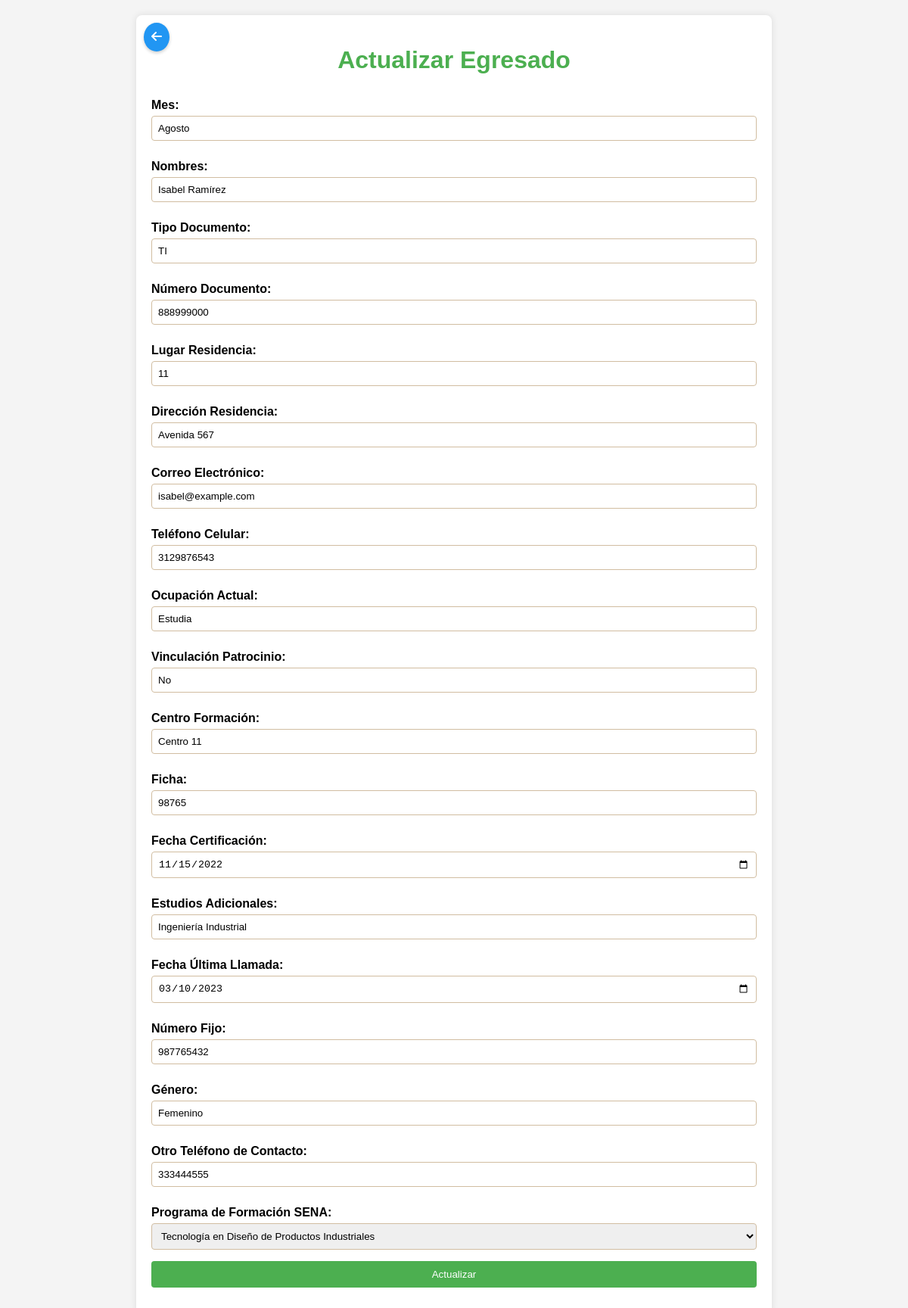
/views/egresados/update.php?id=2, run on the app's committed database.
### tables this page shows
CREATE TABLE `egresados` (
  `id` int(11) NOT NULL,
  `MES` varchar(255) DEFAULT NULL,
  `NOMBRES` varchar(255) NOT NULL,
  `TipoDocumentoID` enum('CC','TI','PASAPORTE') DEFAULT NULL,
  `NumeroDocumento` varchar(20) DEFAULT NULL,
  `LugarResidenciaID` int(11) DEFAULT NULL,
  `DireccionResidencia` varchar(255) DEFAULT NULL,
  `CorreoElectronico` varchar(255) DEFAULT NULL,
  `TelefonoCelular` varchar(20) DEFAULT NULL,
  `OcupacionActual` enum('Trabaja','Estudia','Otro') DEFAULT NULL,
  `VinculacionPatrocinio` enum('Si','No') DEFAULT NULL,
  `CentroFormacion` varchar(255) DEFAULT NULL,
  `Ficha` varchar(10) DEFAULT NULL,
  `FechaCertificacion` date DEFAULT NULL,
  `EstudiosAdicionales` varchar(255) DEFAULT NULL,
  `FechaUltimaLlamada` date DEFAULT NULL,
  `NumeroFijo` varchar(20) DEFAULT NULL,
  `Genero` enum('Masculino','Femenino','Otro') DEFAULT NULL,
  `OtroTelefonoContacto` varchar(20) DEFAULT NULL,
  `ProgramaFormacionSENAID` int(11) DEFAULT NULL
);

### views/egresados/update.php (the view, shortened to what this page needs)
<?php
$database = new Database();
$db = $database->getConnection();
if (isset($_GET['id'])) {
    $id = $_GET['id'];
    if ($_SERVER["REQUEST_METHOD"] == "POST") {
        $mes = $_POST['mes'];
        $nombres = $_POST['nombres'];
        $tipo_documento = $_POST['tipo_documento'];
        $numero_documento = $_POST['numero_documento'];
        $lugar_residencia = $_POST['lugar_residencia'];
        $direccion_residencia = $_POST['direccion_residencia'];
        $correo_electronico = $_POST['correo_electronico'];
        $telefono_celular = $_POST['telefono_celular'];
        $ocupacion_actual = $_POST['ocupacion_actual'];
        $vinculacion_patrocinio = $_POST['vinculacion_patrocinio'];
        $centro_formacion = $_POST['centro_formacion'];
        $ficha = $_POST['ficha'];
        $fecha_certificacion = $_POST['fecha_certificacion'];
        $estudios_adicionales = $_POST['estudios_adicionales'];
        $fecha_ultima_llamada = $_POST['fecha_ultima_llamada'];
        $numero_fijo = $_POST['numero_fijo'];
        $genero = $_POST['genero'];
        $otro_telefono_contacto = $_POST['otro_telefono_contacto'];
        $programa_formacion_id = $_POST['programa_formacion_id'];
        $query = "UPDATE egresados SET MES = :mes, NOMBRES = :nombres, TipoDocumentoID = :tipo_documento, NumeroDocumento = :numero_documento, LugarResidenciaID = :lugar_residencia, DireccionResidencia = :direccion_residencia, CorreoElectronico = :correo_electronico, TelefonoCelular = :telefono_celular, OcupacionActual = :ocupacion_actual, VinculacionPatrocinio = :vinculacion_patrocinio, CentroFormacion = :centro_formacion, Ficha = :ficha, FechaCertificacion = :fecha_certificacion, EstudiosAdicionales = :estudios_adicionales, FechaUltimaLlamada = :fecha_ultima_llamada, NumeroFijo = :numero_fijo, Genero = :genero, OtroTelefonoContacto = :otro_telefono_contacto, ProgramaFormacionSENAID = :programa_formacion_id WHERE ID = :id";
        $stmt = $db->prepare($query);
        $stmt->bindParam(':mes', $mes);
        $stmt->bindParam(':nombres', $nombres);
        $stmt->bindParam(':tipo_documento', $tipo_documento);
        $stmt->bindParam(':numero_documento', $numero_documento);
        $stmt->bindParam(':lugar_residencia', $lugar_residencia);
        $stmt->bindParam(':direccion_residencia', $direccion_residencia);
        $stmt->bindParam(':correo_electronico', $correo_electronico);
        $stmt->bindParam(':telefono_celular', $telefono_celular);
        $stmt->bindParam(':ocupacion_actual', $ocupacion_actual);
        $stmt->bindParam(':vinculacion_patrocinio', $vinculacion_patrocinio);
        $stmt->bindParam(':centro_formacion', $centro_formacion);
        $stmt->bindParam(':ficha', $ficha);
        $stmt->bindParam(':fecha_certificacion', $fecha_certificacion);
        $stmt->bindParam(':estudios_adicionales', $estudios_adicionales);
        $stmt->bindParam(':fecha_ultima_llamada', $fecha_ultima_llamada);
        $stmt->bindParam(':numero_fijo', $numero_fijo);
        $stmt->bindParam(':genero', $genero);
        $stmt->bindParam(':otro_telefono_contacto', $otro_telefono_contacto);
        $stmt->bindParam(':programa_formacion_id', $programa_formacion_id);
        $stmt->bindParam(':id', $id);
        try {
            $stmt->execute();
            header("Location: index.php");
            exit();
        } catch (PDOException $e) {
            echo "Error al intentar actualizar el egresado: " . $e->getMessage();
        }
    } else {
        $query = "SELECT * FROM egresados WHERE ID = :id";
        $stmt = $db->prepare($query);
        $stmt->bindParam(':id', $id);
        $stmt->execute();
        $egresado = $stmt->fetch(PDO::FETCH_ASSOC);
        $query_programas = "SELECT ID, NombrePrograma FROM programaformacionsena";
        $stmt_programas = $db->query($query_programas);
        $programas = $stmt_programas->fetchAll(PDO::FETCH_ASSOC);
        ?>
        <!DOCTYPE html>
        <html lang="es">
        <head>
            <link rel="stylesheet" href="https://cdn.datatables.net/1.12.1/css/jquery.dataTables.min.css">
            <link rel="stylesheet" href="https://cdn.datatables.net/buttons/2.3.6/css/buttons.dataTables.min.css">
            <link rel="stylesheet" href="https://cdnjs.cloudflare.com/ajax/libs/font-awesome/6.0.0-beta3/css/all.min.css">
        </head>
        <body>
            <div class="container">
                <button class="back-button" onclick="window.location.href='index.php'">
                    <i class="fas fa-arrow-left"></i>
                </button>
                <h1>Actualizar Egresado</h1>
                <form action="update.php?id=<?php echo htmlspecialchars($id); ?>" method="post">
                    <label for="mes">Mes:</label>
                    <input type="text" id="mes" name="mes" value="<?php echo htmlspecialchars($egresado['MES']); ?>">
                    <label for="nombres">Nombres:</label>
                    <input type="text" id="nombres" name="nombres" value="<?php echo htmlspecialchars($egresado['NOMBRES']); ?>">
                    <label for="tipo_documento">Tipo Documento:</label>
                    <input type="text" id="tipo_documento" name="tipo_documento" value="<?php echo htmlspecialchars($egresado['TipoDocumentoID']); ?>">
                    <label for="numero_documento">Número Documento:</label>
                    <input type="text" id="numero_documento" name="numero_documento" value="<?php echo htmlspecialchars($egresado['NumeroDocumento']); ?>">
                    <label for="lugar_residencia">Lugar Residencia:</label>
                    <input type="text" id="lugar_residencia" name="lugar_residencia" value="<?php echo htmlspecialchars($egresado['LugarResidenciaID']); ?>">
                    <label for="direccion_residencia">Dirección Residencia:</label>
                    <input type="text" id="direccion_residencia" name="direccion_residencia" value="<?php echo htmlspecialchars($egresado['DireccionResidencia']); ?>">
                    <label for="correo_electronico">Correo Electrónico:</label>
                    <input type="email" id="correo_electronico" name="correo_electronico" value="<?php echo htmlspecialchars($egresado['CorreoElectronico']); ?>">
                    <label for="telefono_celular">Teléfono Celular:</label>
                    <input type="text" id="telefono_celular" name="telefono_celular" value="<?php echo htmlspecialchars($egresado['TelefonoCelular']); ?>">
                    <label for="ocupacion_actual">Ocupación Actual:</label>
                    <input type="text" id="ocupacion_actual" name="ocupacion_actual" value="<?php echo htmlspecialchars($egresado['OcupacionActual']); ?>">
                    <label for="vinculacion_patrocinio">Vinculación Patrocinio:</label>
                    <input type="text" id="vinculacion_patrocinio" name="vinculacion_patrocinio" value="<?php echo htmlspecialchars($egresado['VinculacionPatrocinio']); ?>">
                    <label for="centro_formacion">Centro Formación:</label>
                    <input type="text" id="centro_formacion" name="centro_formacion" value="<?php echo htmlspecialchars($egresado['CentroFormacion']); ?>">
                    <label for="ficha">Ficha:</label>
                    <input type="text" id="ficha" name="ficha" value="<?php echo htmlspecialchars($egresado['Ficha']); ?>">
                    <label for="fecha_certificacion">Fecha Certificación:</label>
                    <input type="date" id="fecha_certificacion" name="fecha_certificacion" value="<?php echo htmlspecialchars($egresado['FechaCertificacion']); ?>">
                    <label for="estudios_adicionales">Estudios Adicionales:</label>
                    <input type="text" id="estudios_adicionales" name="estudios_adicionales" value="<?php echo htmlspecialchars($egresado['EstudiosAdicionales']); ?>">
                    <label for="fecha_ultima_llamada">Fecha Última Llamada:</label>
                    <input type="date" id="fecha_ultima_llamada" name="fecha_ultima_llamada" value="<?php echo htmlspecialchars($egresado['FechaUltimaLlamada']); ?>">
                    <label for="numero_fijo">Número Fijo:</label>
                    <input type="text" id="numero_fijo" name="numero_fijo" value="<?php echo htmlspecialchars($egresado['NumeroFijo']); ?>">
                    <label for="genero">Género:</label>
                    <input type="text" id="genero" name="genero" value="<?php echo htmlspecialchars($egresado['Genero']); ?>">
                    <label for="otro_telefono_contacto">Otro Teléfono de Contacto:</label>
                    <input type="text" id="otro_telefono_contacto" name="otro_telefono_contacto" value="<?php echo htmlspecialchars($egresado['OtroTelefonoContacto']); ?>">
                    <label for="programa_formacion_id">Programa de Formación SENA:</label>
                    <select id="programa_formacion_id" name="programa_formacion_id">
                        <?php foreach ($programas as $programa): ?>
                            <option value="<?php echo htmlspecialchars($programa['ID']); ?>" <?php echo ($egresado['ProgramaFormacionSENAID'] == $programa['ID']) ? 'selected' : ''; ?>>
                                <?php echo htmlspecialchars($programa['NombrePrograma']); ?>
                            </option>
                        <?php endforeach; ?>
                    </select>
                    <input type="submit" value="Actualizar">
                </form>
            </div>
        </body>
        </html>
        <?php
    }
} else {
    echo "ID no proporcionado.";
}
?>

### views/egresados/update.php (style rules this page uses)
body { font-family: Arial, sans-serif; margin: 0; padding: 0; background-color: #f4f4f4; }
.container { width: 100%; margin: 20px auto; max-width: 800px; padding: 20px; background: #fff; border-radius: 8px; box-shadow: 0 0 10px rgba(0,0,0,0.1); position: relative; }
h1 { text-align: center; color: #4CAF50; }
form { display: flex; flex-direction: column; }
label { margin: 10px 0 5px; font-weight: bold; }
input, select { margin-bottom: 15px; padding: 8px; border: 1px solid #d1bda1; border-radius: 4px; }
input[type="submit"] { background-color: #4CAF50; color: white; border: none; cursor: pointer; padding: 10px; border-radius: 4px; }
.back-button { position: absolute; top: 10px; left: 10px; background-color: #2196F3; color: white; border: none; padding: 10px; border-radius: 50%; cursor: pointer; font-size: 16px; box-shadow: 0 2px 4px rgba(0,0,0,0.2); }
.back-button i { margin: 0; }

### data on the page
egresados: mes "Agosto", nombres "Isabel Ramírez", tipo_documento "TI", numero_documento "888999000", lugar_residencia "11", direccion_residencia "Avenida 567", correo_electronico "isabel@example.com", telefono_celular "3129876543", ocupacion_actual "Estudia", vinculacion_patrocinio "No", centro_formacion "Centro 11", ficha "98765", fecha_certificacion "11/15/2022", estudios_adicionales "Ingeniería Industrial", fecha_ultima_llamada "03/10/2023", numero_fijo "987765432", genero "Femenino", otro_telefono_contacto "333444555"

### other printed values
form field programa_formacion_id "Tecnología en Diseño de Productos Industriales"
